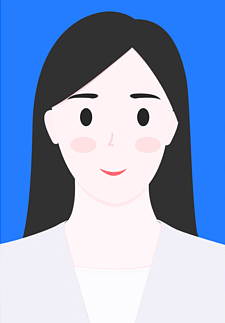
#> input picture material/Train/photo.png, 225 x 323 px
$ python train.py
#> lines starting #> are read from the running program, lines starting #| are printed output that depends on the picture; after the words box and inside, x2 and y2 are one past the last pixel; in counts of white or black regions, pixels touching at a corner belong together
import cv2
import numpy as np
img=cv2.imread("../material/Train/photo.png")
#> img is the input picture: shape (323, 225, 3); mean B, G, R 203.8, 164.8, 142.7
cv2.imshow("Input",img)
#将图像的色彩空间从BGR转换为HSV
imgHSV=cv2.cvtColor(img,cv2.COLOR_BGR2HSV)
#> imgHSV: shape (323, 225, 3); mean H, S, V 106.9, 69.1, 206.5
#定义蓝色的下界数组和上界数组
lower=np.array([[100],[43],[46]])
upper=np.array([[124],[255],[255]])
#使用cv2.inRange()函数筛选出蓝色像素
mask=cv2.inRange(imgHSV,lower,upper)
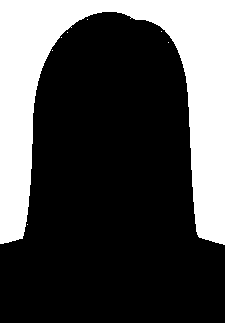
#> mask: shape (323, 225); 28.8% white; 8 white regions (7 under 20 px), largest, box (x1, y1, x2, y2) and area: (0, 0, 225, 245) 20910
cv2.imshow("Mask",mask)
img[mask>0]=(0,0,255)
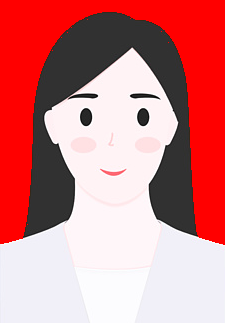
#> img: shape (323, 225, 3); mean B, G, R 131.2, 129.1, 205.8
cv2.imshow("Output",img)
cv2.waitKey()
cv2.destroyAllWindows()
